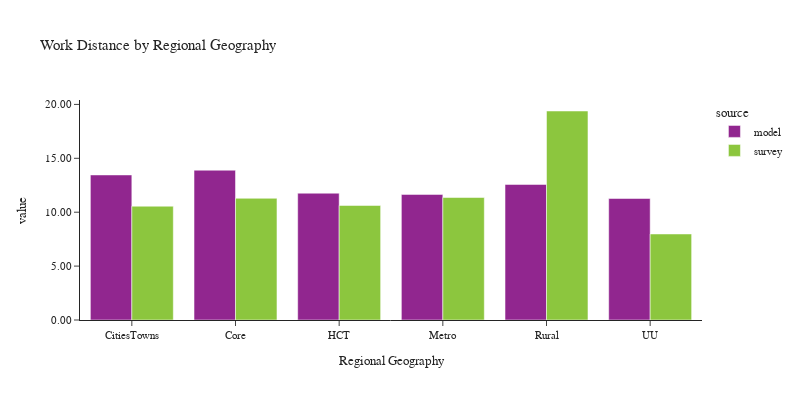

Notebook code for this chart:
### Code cell
plot_work_location(df_workers, 'rg_proposed_work', 'Regional Geography', 'Regional Geography')

### Figure 1 — Plotly figure (JSON) as saved in the notebook; plotly's stock layout.template omitted (floating-point values rounded to 4 significant figures)
{"data": [{"alignmentgroup": "True", "customdata": [[12073], [70879], [29099], [90424], [11048], [3349]], "hovertemplate": "source=model<br>rg_proposed_work=%{x}<br>value=%{y}<br>sample count=%{customdata[0]}<extra></extra>", "legendgroup": "model", "marker": {"color": "#91268F", "pattern": {"shape": ""}}, "name": "model", "offsetgroup": "model", "orientation": "v", "showlegend": true, "textposition": "auto", "type": "bar", "x": ["CitiesTowns", "Core", "HCT", "Metro", "Rural", "UU"], "xaxis": "x", "y": [13.46, 13.9, 11.76, 11.65, 12.57, 11.27], "yaxis": "y"}, {"alignmentgroup": "True", "customdata": [[66], [537], [185], [1685], [88], [44]], "hovertemplate": "source=survey<br>rg_proposed_work=%{x}<br>value=%{y}<br>sample count=%{customdata[0]}<extra></extra>", "legendgroup": "survey", "marker": {"color": "#8CC63E", "pattern": {"shape": ""}}, "name": "survey", "offsetgroup": "survey", "orientation": "v", "showlegend": true, "textposition": "auto", "type": "bar", "x": ["CitiesTowns", "Core", "HCT", "Metro", "Rural", "UU"], "xaxis": "x", "y": [10.56, 11.29, 10.62, 11.36, 19.39, 7.981], "yaxis": "y"}], "layout": {"barmode": "group", "font": {"size": 11}, "height": 400, "legend": {"title": {"text": "source"}, "tracegroupgap": 0}, "title": {"text": "Work Distance by Regional Geography"}, "width": 800, "xaxis": {"anchor": "y", "domain": [0.0, 1.0], "title": {"text": "Regional Geography"}}, "yaxis": {"anchor": "x", "domain": [0.0, 1.0], "tickformat": ".2f", "title": {"text": "value"}}}}
